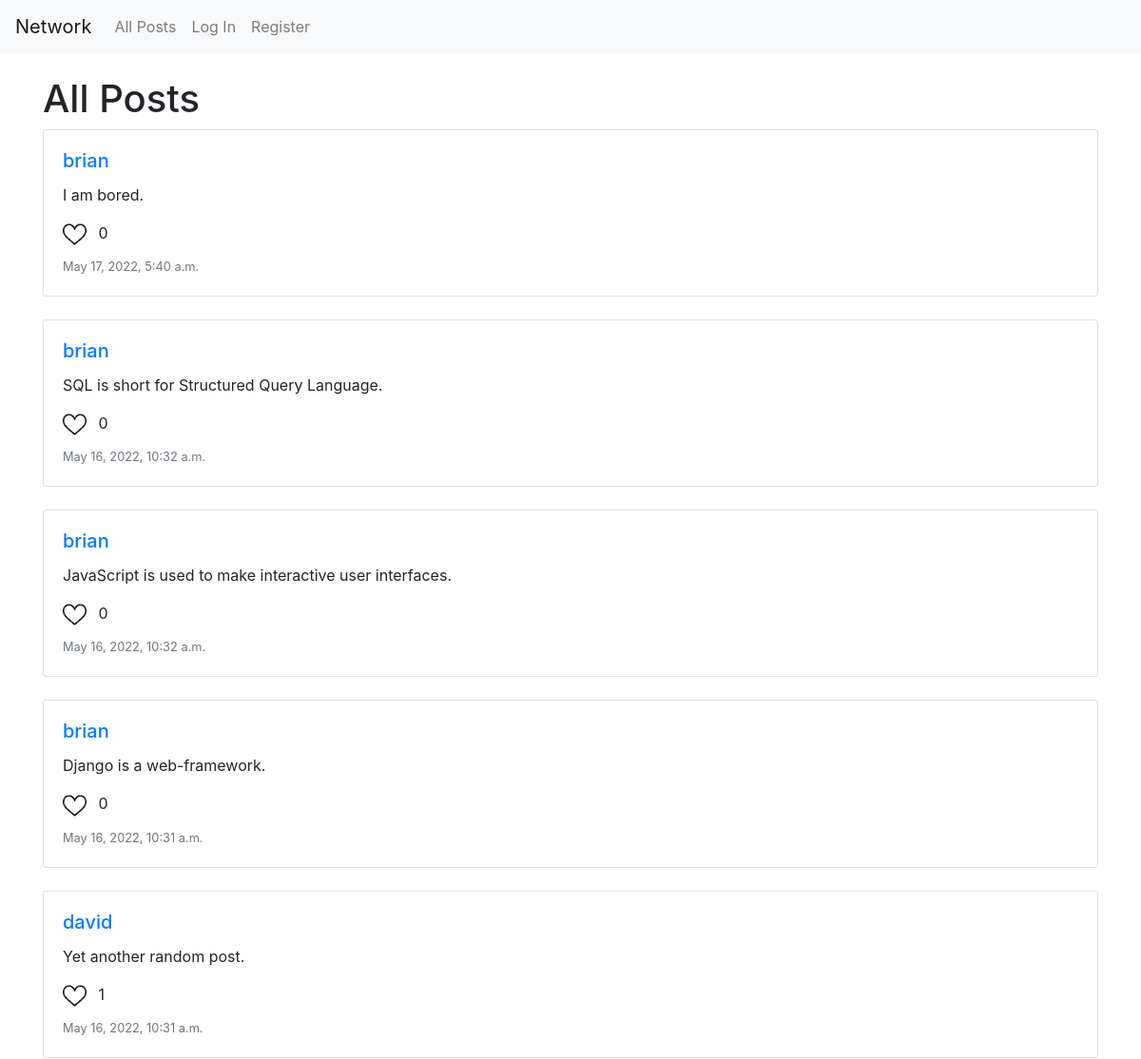
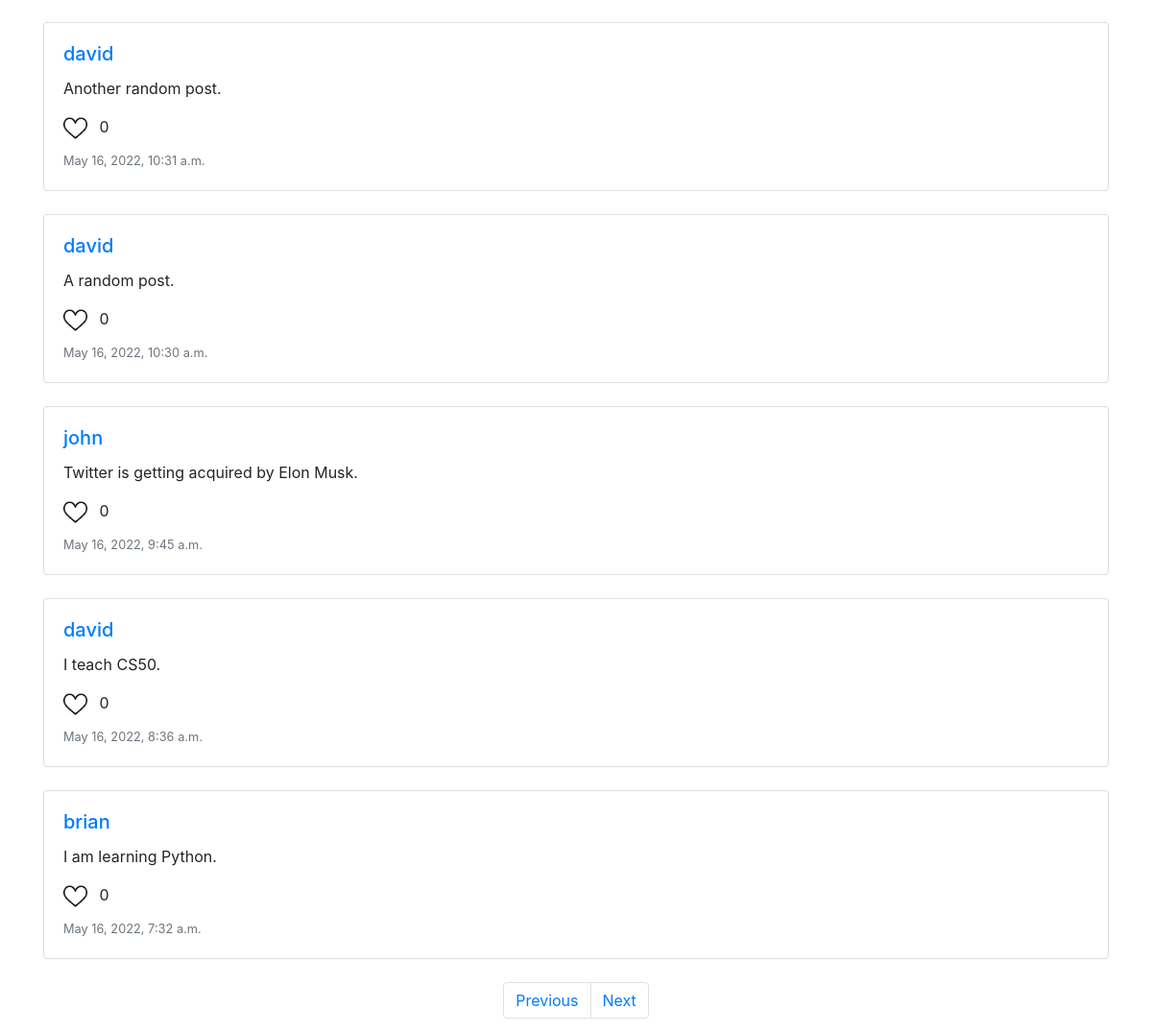
Screenshot of /?page=2 with the database file from the repository (2 pictures, top to bottom).
### network/models.py (models this page shows)
class Post(models.Model):
    post = models.TextField(max_length=320)
    user = models.ForeignKey(User, on_delete=models.CASCADE, related_name="post_user")
    timestamp = models.DateTimeField(auto_now_add=True)
    like = models.ManyToManyField(User, blank=True, related_name="liked_user")

class User(AbstractUser):
    pass

### network/views.py (the view)
# urls.py: path("", views.index, name="index"),
def index(request):
    all_posts = Post.objects.all().order_by("-timestamp")
    paginator = Paginator(all_posts, 10)
    page_number = request.GET.get('page')
    page_obj = paginator.get_page(page_number)
    return render(request, "network/index.html", {
        "page_obj": page_obj
    })

### network/templates/network/index.html (shortened to what this page needs)
{% extends "network/layout.html" %}
{% load static %}
{% block body %}
    <h1>All Posts</h1>
    {% for post in page_obj %}
      <div class="card mb-4">
        <div class="card-body">
            <h5 class="card-title"><a href="{% url 'profile' post.user.id %}">{{post.user}}</a></h5>
        <p class="card-text post" id="post-content-{{post.id}}">{{post.post}}</p>
        <div class="like mb-2">
          <img
          data-id="{{post.id}}"
          id="post-like-{{post.id}}"
          class="liked mr-2"
          style="width: 25px;"
          {% if not request.user in post.likes.all %}
            data-is_liked="no"
            src="{% static 'network/heart-white.png' %}"
          {% else %}
            data-is_liked="yes"
            src="{% static 'network/heart-red.png' %}"
          {% endif %}
          />
          <span id="post-count-{{post.id}}">{{post.like.count}}</span>
        </div>
        <p class="card-text"><small class="text-muted">{{post.timestamp}}</small></p>
        </div>
      </div>
    {% endfor %}
    <nav aria-label="page navigation example">
        <ul class="pagination justify-content-center">
          {% if page_obj.has_previous %}
            <li class="page-item"><a class="page-link" href="?page={{ page_obj.previous_page_number }}">Previous</a></li>
          {% endif %}
          {% if page_obj.has_next %}
            <li class="page-item"><a class="page-link" href="?page={{ page_obj.next_page_number }}">Next</a></li>
          {% endif %}
        </ul>
    </nav>
{% endblock %}

### rows the page displays
Post: user "brian", post "I am bored.", like.count "0", timestamp "May 17, 2022, 5:40 a.m."
Post: user "brian", post "SQL is short for Structured Query Language.", like.count "0", timestamp "May 16, 2022, 10:32 a.m."
Post: user "brian", post "JavaScript is used to make interactive user interfaces.", like.count "0", timestamp "May 16, 2022, 10:32 a.m."
Post: user "brian", post "Django is a web-framework.", like.count "0", timestamp "May 16, 2022, 10:31 a.m."
Post: user "david", post "Yet another random post.", like.count "1", timestamp "May 16, 2022, 10:31 a.m."
Post: user "david", post "Another random post.", like.count "0", timestamp "May 16, 2022, 10:31 a.m."
Post: user "david", post "A random post.", like.count "0", timestamp "May 16, 2022, 10:30 a.m."
Post: user "john", post "Twitter is getting acquired by Elon Musk.", like.count "0", timestamp "May 16, 2022, 9:45 a.m."
Post: user "david", post "I teach CS50.", like.count "0", timestamp "May 16, 2022, 8:36 a.m."
Post: user "brian", post "I am learning Python.", like.count "0", timestamp "May 16, 2022, 7:32 a.m."
